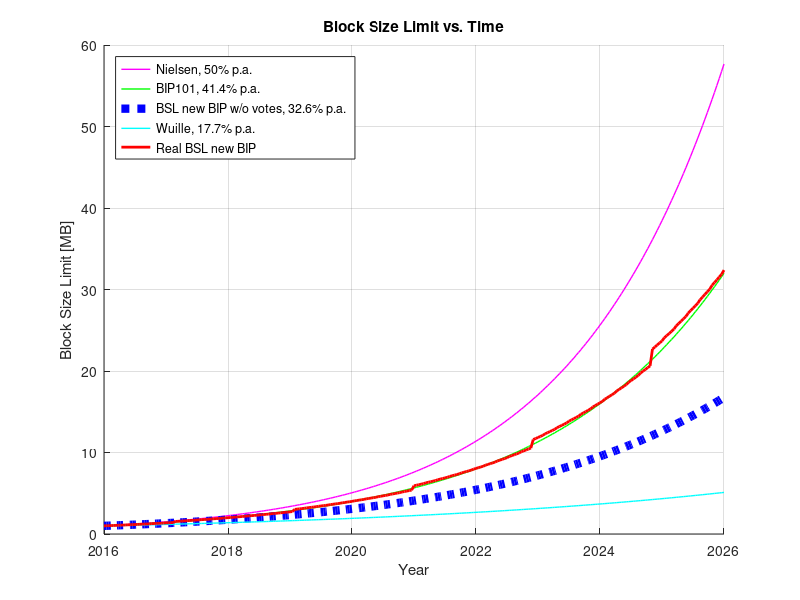

Here is the MATLAB script that generated this plot: (Note: this script raises an error after producing the figure.)
%---------------------------------------------------------------------------------------------------
% Simulation for FreeMat v4.0 (Matlab clone with GPLv2 license)
% Download for all operating systems: http://freemat.sourceforge.net/download.html
%
% Purpose of this file:
%        Show and illustrate how a dynamic block size limit (BSL) growth combined with a voting
%        mechanism similar to (but enhanced compared to) BIP100 plays out.
%
% Votes: This simulation relates to a new BIP. According to this BIP, certain vote majorities
%        (60% or 80%) allow for certain pre-defined maximum adjustment steps (in %).
%        This simulation assumes that in case that such a 60% or 80% vote majority occurs, the
%        BSL adjustmen done is actually the maximum adjustment that is possible for this voting
%        majority.
%        This is done for the sake of simplicity and to investigate how the most extreme behaviour
%        would look like.
%
% Note: This simulation assumes 52 weeks == 1 year for simplicity (the error is 1.25 days or 0.34%).
%       This simulation assumes that 2 weeks = 2016 blocks.
%       Since hash rate is expected to increase long-term, be it alone due to the advances in
%       technology, reality is expected to show that 2016 blocks < 2 week.
%       This can be accounted for by setting 'time_stretch_factor' accordingly.
%
%       (C) 2015 by Michael_S - This code is released to the public domain.
%           (1MichaS16UMKFgNjanKrtfD51HpBkqPAwD)
%
%---------------------------------------------------------------------------------------------------
close all; clear all;

%---------------------------------------------------------------------------------------------------
%---------------------------------------------------------------------------------------------------
%% #0 - Parameter Settings:

% - - - - - - - - - - - - - - - - - - - - - - - - - - - - - - - - - - - - - - - - - - -
%% #0.1 - Algorithm Parameters:

BSL_init_MB = 1;% Initial value of the block size limit

adj_interval_wk = 2;% =2: Keep this =2: BSL changes every 2 weeks

% (Maximum) Percentage by which BSL changes after every 2 weeks:
% Original BIP100 settings (as of 7 Sept 2015):
step_incr_def   = 0.0; % =0.0%, i.e. in case of "neutral/no voting", BSL stays the same.
step_incr_small = 0.0; % +/- 0.0% (for 60% majority vote)
step_incr_big   = 20; % +/- 20.0% (for 80% majority vote) =  +11300% p.a. (factor x114, maximum)
% Proposed modified settings:
step_incr_def   = 1.09; %   +1.09% (in case of "no vote")  =   +32.5% p.a. (factor x1.325)
step_incr_small = 1.60; % +/-1.60% (for 60% majority vote) =   +51.0% p.a. (factor x1.51)
step_incr_big   = 10.0; % +/-10.0% (for 80% majority vote) = +1100.0% p.a. (factor x12, maximum)

% - - - - - - - - - - - - - - - - - - - - - - - - - - - - - - - - - - - - - - - - - - -
%% #0.2 - Simulation Parameters: Time Range:

Start_Year = 2016 + 0*1/12;% e.g. 2016.5 means 1st July 2016

NbYrs=10; % Simulate for this number of years (1008*52 blocks == 52 weeks == 1 year)

% If block times are shorter than 10 min, enter corresponding factor <1.0 here. Or vice versa:
time_stretch_factor = 1.0;%[1.0] e.g. 0.9 means 9 min avg. block time

% - - - - - - - - - - - - - - - - - - - - - - - - - - - - - - - - - - - - - - - - - - -
%% #0.3 - Simulation Parameters: Configuration of Voting Events:

% Probabilities of random events (different for every re-run of the simulation):
prob_80_up   = 0.0;% probability that a big up-adjustment   occurs thanks to a 80% vote majority
prob_80_down = 0.0;% probability that big down-adjustment   occurs thanks to a 80% vote majority
prob_60_up   = 0.0;% probability that a small up-adjustment occurs thanks to a 60% vote majority
prob_60_down = 0.0;% probability that small down-adjustment occurs thanks to a 60% vote majority

% Systematic voting events: 
% Pattern: 0 = default 'no vote', +/-1 = small step, +/-2 = big step. Pattern repeats cyclically
% (In this simulation a pattern value <>0 overrules a probability-determined value from above)
pattern = [0  0 0 0 1 0 0 0 0 1 ...
           0  0 0 0 1 0 0 0 0 1 ...
           0  0 0 0 1 0 0 0 0 2 ...
           0  0 0 0 1 0 0 0 0 1 ...
           0  0 0 0 1 0 0 0 0 1 ];
%pattern = [0 -1 0 0 -1 0 0 0 0 -1 ...
%           0 -1 0 0 -1 0 0 0 0 -1 ...
%           0 -1 0 0 -1 0 0 0 0 -1 ...
%           0 -1 0 0 -1 0 0 0 0 -1 ...
%           0 -1 0 0 -1 0 0 0 0 -1 ];
%pattern = [0 0 0 0 0 0 0 0 0 0 ...
%           0 2 0 0 0 0 0 0 0 0 ...
%           0 0 0 0 0 0 0 0 0 0 ...
%           0 0 0 0 0 2 0 0 0 0 ...
%           0 0 0 0 0 0 0 0 0 0 ];
%pattern = [0];

% - - - - - - - - - - - - - - - - - - - - - - - - - - - - - - - - - - - - - - - - - - -
%% #0.4 - Parameters to Illustrate Simulation Results Appealingly:

% Plot Figure Window Size - modify in dependence of your screen resolution:
plot_window_width  = 900;
plot_window_height = 360;
plot_window_width_histogr  = 630;
plot_window_height_histogr = 504;

% Some reference curves are drawn into the diagrams, for comparison:
% Yearly growth of technology:
nielsen_growth = 50.000;% Steady 50% p.a. growth of internet bandwidth 1983..2014 acc. to
                        % Nielsen's law: "http://www.nngroup.com/articles/law-of-bandwidth"
bip101_growth  = 41.421;% 41.421% p.a. growth acc. to Gavin Andresen's BIP101 proposal.
wuille_growth  = 17.700;% 17.7% p.a. growth acc. to Pieter Wuille's "BIP?? proposal".

%---------------------------------------------------------------------------------------------------
%----------------------------- Do Not Change Anything Below This Line! -----------------------------
%---------------------------------------------------------------------------------------------------
%% #1 - Initializations:

time = [0:1:52/adj_interval_wk*NbYrs];% one time index == 'adj_interval_wk' weeks.

step_factor_def     = 1+step_incr_def/100;
step_factor_nielsen = (1+nielsen_growth/100)^(1/(52/adj_interval_wk));
step_factor_bip101  = (1+bip101_growth/100)^(1/(52/adj_interval_wk));
step_factor_wuille  = (1+wuille_growth/100)^(1/(52/adj_interval_wk));

% Parameter consistency checks:
if prob_80_up >= prob_60_up && prob_60_up > 0,
    disp('ERROR: Invalid parameter setting: "prob_80_up >= prob_60_up" is not allowed!');
    return
end
if prob_80_down >= prob_60_down && prob_60_down > 0,
    disp('ERROR: Invalid parameter setting: "prob_80_down >= prob_60_down" is not allowed!');
    return
end

if prob_60_up + prob_60_down > 1.0,
    disp('ERROR: Invalid parameter setting: "prob_60_up + prob_60_down" must be <= 1.0 !');
    return
end

if adj_interval_wk ~= 1 && adj_interval_wk ~= 2 && adj_interval_wk ~= 4 ...
   && adj_interval_wk ~= 13 && adj_interval_wk ~= 26 && adj_interval_wk ~= 52,
    disp('ERROR: Invalid parameter setting: "adj_interval_wk" must be one of 1, 2, 4, 13, 26, 52.');
    return
end

%---------------------------------------------------------------------------------------------------
%% #2 - The Simulation:

% Initialize vectors capturing the BSL per tick (1 tick = 2 weeks by default acc. to adj_interval_wk)
BSL         = nan*ones(1,length(time));
BSL(1)      = BSL_init_MB;
BSL_def     = BSL;
BSL_nielsen = BSL;
BSL_bip101  = BSL;
BSL_wuille  = BSL;

EVENT_KIND = nan*ones(1,length(time));% Memorise what kind of voting event took place for adjustment.

pattern_idx=0;
for k = 2:(time(end)+1),
    % what is the event: big up, big down, small up, small down, or default?
    event = rand();
    if event < prob_80_up;
        step_factor = 1+step_incr_big/100; EVENT_KIND(k) = +2;
    elseif event < prob_60_up;
        step_factor = 1+step_incr_small/100; EVENT_KIND(k) = +1;
    elseif event > 1-prob_80_down;
        step_factor = (100-step_incr_big)/100; EVENT_KIND(k) = -2;
    elseif event > 1-prob_60_down;
        step_factor = (100-step_incr_small)/100; EVENT_KIND(k) = -1;
    else
        step_factor = step_factor_def; EVENT_KIND(k) = 0;% step_factor = 1+step_incr_def/100
    end
    pattern_idx = 1+mod(pattern_idx, length(pattern));
    if pattern(pattern_idx) == +2;
        step_factor = 1+step_incr_big/100; EVENT_KIND(k) = +2;
    elseif pattern(pattern_idx) == +1;
        step_factor = 1+step_incr_small/100; EVENT_KIND(k) = +1;
    elseif pattern(pattern_idx) == -2;
        step_factor = (100-step_incr_big)/100; EVENT_KIND(k) = -2;
    elseif pattern(pattern_idx) == -1;
        step_factor = (100-step_incr_small)/100; EVENT_KIND(k) = -1;
    end
    BSL(k)         = BSL(k-1)         * step_factor;
    BSL_def(k)     = BSL_def(k-1)     * step_factor_def;
    BSL_nielsen(k) = BSL_nielsen(k-1) * step_factor_nielsen;
    BSL_bip101(k)  = BSL_bip101(k-1)  * step_factor_bip101;
    BSL_wuille(k)  = BSL_wuille(k-1)  * step_factor_wuille;
end


%---------------------------------------------------------------------------------------------------
%% #3 - Post-Processing & Display:


% Yearly average percentage change of BSL since the start:

% Years, without the first year of course:
years_tmp = ((52/adj_interval_wk-1)+[1:length(BSL((52/adj_interval_wk+1):end))]) ...
            / (52/adj_interval_wk);


factor_tmp = (BSL_def((52/adj_interval_wk+1):end)/BSL_def(1)).^( 1./years_tmp );
BSL_def_percent_change_avg = 100*(factor_tmp-1);

factor_tmp = (BSL_nielsen((52/adj_interval_wk+1):end)/BSL_nielsen(1)).^( 1./years_tmp );
BSL_nielsen_percent_change_avg = 100*(factor_tmp-1);

factor_tmp = (BSL_bip101((52/adj_interval_wk+1):end)/BSL_bip101(1)).^( 1./years_tmp );
BSL_bip101_percent_change_avg = 100*(factor_tmp-1);

factor_tmp = (BSL_wuille((52/adj_interval_wk+1):end)/BSL_wuille(1)).^( 1./years_tmp );
BSL_wuille_percent_change_avg = 100*(factor_tmp-1);

factor_tmp = (BSL((52/adj_interval_wk+1):end)/BSL(1)).^( 1./years_tmp );
BSL_percent_change_avg = 100*(factor_tmp-1);



% ---------- Plot 1 : Block Size Limit ----------
figure;
hold on;
plot(Start_Year+time/(52/adj_interval_wk)*time_stretch_factor, BSL_nielsen,'m-','linewidth',1);
plot(Start_Year+time/(52/adj_interval_wk)*time_stretch_factor, BSL_bip101,'g-','linewidth',1);
plot(Start_Year+time/(52/adj_interval_wk)*time_stretch_factor, BSL_def,'b:','linewidth',6);
plot(Start_Year+time/(52/adj_interval_wk)*time_stretch_factor, BSL_wuille,'c-','linewidth',1);
plot(Start_Year+time/(52/adj_interval_wk)*time_stretch_factor, BSL    ,'r-','linewidth',2);
grid on;
a=axis;
axis([Start_Year Start_Year+NbYrs*time_stretch_factor 0 a(4)]);
xlabel('Year')
ylabel('Block Size Limit [MB]')
title(['Block Size Limit vs. Time'])
tmpStrDef=['BSL new BIP w/o votes, ',num2str((step_factor_def^(52/adj_interval_wk)-1)*100,'%0.1f'),'% p.a.'];
legend(...
       'Nielsen, 50% p.a.',...
       'BIP101, 41.4% p.a.',...
       tmpStrDef,...
       'Wuille, 17.7% p.a.',...
       'Real BSL new BIP',...
       'location','northwest');
sizefig(plot_window_width,plot_window_height)


% ---------- Plot 1b : Block Size Limit, logarithmic ----------
figure;
hold on;
semilogy(Start_Year+time/(52/adj_interval_wk)*time_stretch_factor, BSL_nielsen,'m-','linewidth',1);
semilogy(Start_Year+time/(52/adj_interval_wk)*time_stretch_factor, BSL_bip101,'g-','linewidth',1);
semilogy(Start_Year+time/(52/adj_interval_wk)*time_stretch_factor, BSL_def,'b:','linewidth',6);
semilogy(Start_Year+time/(52/adj_interval_wk)*time_stretch_factor, BSL_wuille,'c-','linewidth',1);
semilogy(Start_Year+time/(52/adj_interval_wk)*time_stretch_factor, BSL    ,'r-','linewidth',2);
grid on;
a=axis;
axis([Start_Year Start_Year+NbYrs*time_stretch_factor a(3) a(4)]);
xlabel('Year')
ylabel('Block Size Limit [MB]')
title(['Block Size Limit vs. Time'])
tmpStrDef=['BSL new BIP w/o votes, ',num2str((step_factor_def^(52/adj_interval_wk)-1)*100,'%0.1f'),'% p.a.'];
legend(...
       'Nielsen, 50% p.a.',...
       'BIP101, 41.4% p.a.',...
       tmpStrDef,...
       'Wuille, 17.7% p.a.',...
       'Real BSL new BIP',...
       'location','northwest');
sizefig(plot_window_width,plot_window_height)


% ---------- Plot 2 : Block Size Limit Avg. Yearly Growth Rate ----------
figure;
hold on;
plot(Start_Year+time(1+52/adj_interval_wk:end)/...
                     (52/adj_interval_wk) * time_stretch_factor,BSL_nielsen_percent_change_avg, ...
    'm-','linewidth',1);
plot(Start_Year+time(1+52/adj_interval_wk:end)/...
                     (52/adj_interval_wk) * time_stretch_factor,BSL_bip101_percent_change_avg, ...
    'g-','linewidth',1);
plot(Start_Year+time(1+52/adj_interval_wk:end)/...
                     (52/adj_interval_wk) * time_stretch_factor,BSL_def_percent_change_avg, ...
    'b:','linewidth',6);
plot(Start_Year+time(1+52/adj_interval_wk:end)/...
                     (52/adj_interval_wk) * time_stretch_factor,BSL_wuille_percent_change_avg, ...
    'c-','linewidth',1);
plot(Start_Year+time(1+52/adj_interval_wk:end)/...
                     (52/adj_interval_wk) * time_stretch_factor,BSL_percent_change_avg, ...
    'r-','linewidth',2);
grid on;
a=axis;
axis([Start_Year Start_Year+NbYrs*time_stretch_factor 0 max(80,a(4))]);
xlabel('Year')
ylabel('BSL avg. yearly change [%]')
title(['Yearly Avg. Block Size Limit Change Rate Since Year ',num2str(Start_Year,'%0.2f')])
tmpStrDef=['BSL new BIP w/o votes, ',num2str((step_factor_def^(52/adj_interval_wk)-1)*100,'%0.1f'),'% p.a.'];
if 0,
    legend(...
       'Nielsen, 50% p.a.',...
       'BIP101, 41.4% p.a.',...
       tmpStrDef,...
       'Wuille, 17.7% p.a.',...
       'Real BSL new BIP',...
       'location','northwest');
end
sizefig(plot_window_width,plot_window_height)


% ---------- Plot 3 : Event Histogram ----------
figure;
occurence=hist(EVENT_KIND+3, [1,2,3,4,5]);
hist(EVENT_KIND+3, [1,2,3,4,5]);
set(gca,'XTick', [1 2 3 4 5])
set(gca,'XTickLabel', '80% down|60% down|"no vote"|60% up|80% up')
title(['Statistics from ', num2str(length(EVENT_KIND)-1), ...
       ' BSL-Adjustments (Corresponding Adjustments-Steps in %)'])
ylabel(['Number of Adjustments (once every ',num2str(adj_interval_wk*1008,'%0.0f'),' blocks)'])
xlabel('Kind of voting majority occuring for BSL adjustment up/down')
a=axis;
axis([a(1) a(2) a(3) a(4)*1.2]);
sizefig(plot_window_width_histogr,plot_window_height_histogr);

% Write the percentage step sizes of BSL adjustments into the diagram:
xoffset=-0.37;
yoffset=0.1*(a(4)*1.2);
text(1+xoffset,occurence(1)+yoffset,['(-',num2str(step_incr_big,'%0.1f'),'% down)']);
text(2+xoffset,occurence(2)+yoffset,['(-',num2str(step_incr_small,'%0.1f'),'% down)']);
text(3+xoffset,occurence(3)+yoffset,[' (+',num2str(step_incr_def,'%0.1f'),'%)']);
text(4+xoffset,occurence(4)+yoffset,['(+',num2str(step_incr_small,'%0.1f'),'% up)']);
text(5+xoffset,occurence(5)+yoffset,['(+',num2str(step_incr_big,'%0.1f'),'% up)']);

% Write the values of the heights of the histogram bars (in percent) into the diagram:
percentage = occurence/sum(occurence)*100;
xoffset=-0.15;
yoffset=0.05*(a(4)*1.2);
text(1+xoffset,occurence(1)+yoffset,[num2str(percentage(1),'%0.1f'),'%']);
text(2+xoffset,occurence(2)+yoffset,[num2str(percentage(2),'%0.1f'),'%']);
text(3+xoffset,occurence(3)+yoffset,[num2str(percentage(3),'%0.1f'),'%']);
text(4+xoffset,occurence(4)+yoffset,[num2str(percentage(4),'%0.1f'),'%']);
text(5+xoffset,occurence(5)+yoffset,[num2str(percentage(5),'%0.1f'),'%']);
